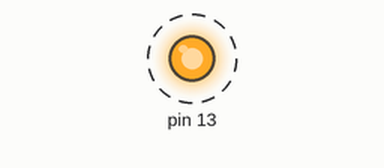
This sketch was run on a simulated Arduino Uno, built with avr-gcc and run on an emulated ATmega328P. Shown: output pins drawn as LEDs (lit = HIGH). Dashed ring = blinking.

Above: at 0.3 s.
Timing chart, 0 to 3.0 s (numbered marks = the images above):
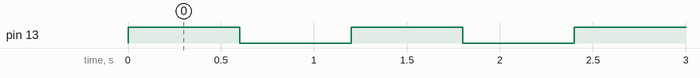

The sketch:

blinkLed.ino
```cpp
/* Kjell.com - Hur funkar Arduino?, Sida 30 */

void setup(){
	//Sätter pin 13 som OUTPUT
	pinMode(13, OUTPUT);
}

void loop(){
	//Tänd LED, vänta 1000 ms
	digitalWrite(13, HIGH);
	delay(600);
	//Släck LED, vänta 1000 ms
	digitalWrite(13, LOW);
	delay(600);
}
```

Measured:
- by itself, pin 13: alternates HIGH for 0.60 s and LOW for 0.60 s
